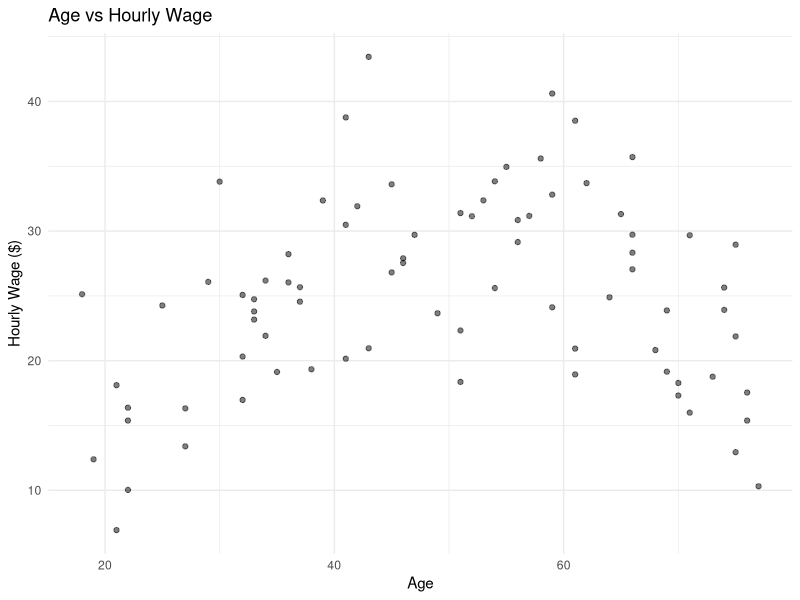
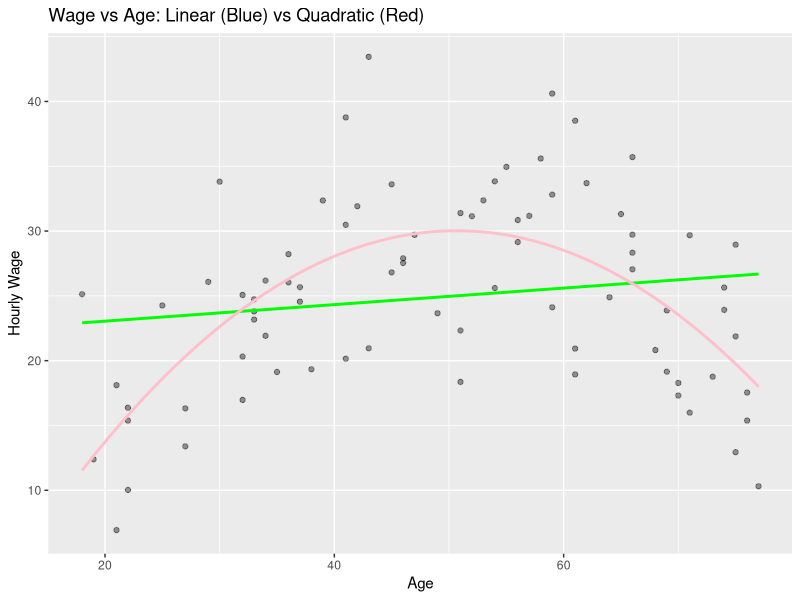

Here is the R script that generated these plots, in order: (Note: this script raises an error after producing the figures.)
library(ggplot2)
library(lmtest)
library(MASS)
library(car)

wages <- read.csv("wages.csv")

View(wages)

summary(wages)            
sum(is.na(wages)) 

ggplot(wages, aes(x = Age, y = Wage)) +
  geom_point(alpha = 0.5) +
  ggtitle("Age vs Hourly Wage") +
  xlab("Age") +
  ylab("Hourly Wage ($)") +
  theme_minimal()

ggplot(wages, aes(x = Age, y = Wage)) +
  geom_point(alpha = 0.4) +
  geom_smooth(method = "lm", se = FALSE, color = "green") +
  geom_smooth(
    method = "lm",
    formula = y ~ x + I(x^2),
    se = FALSE,
    color = "pink"
  ) +
  labs(
    title = "Wage vs Age: Linear (Blue) vs Quadratic (Red)",
    x = "Age",
    y = "Hourly Wage"
  )

model_simple <- lm(Wage ~ Age + Educ, data = wages)
summary(model_simple)


par(mfrow = c(1, 2))
plot(model_linear$fitted.values, model_linear$residuals,
     main = "Residuals vs Fitted (Linear Model)",
     xlab = "Fitted Values",
     ylab = "Residuals")
abline(h = 0, col = "purple", lty = 2)

hist(model_linear$residuals, main = "Histogram of Residuals (Linear Model)",
     xlab = "Residuals", breaks = 30)

wages$Age2 <- wages$Age^2

model_quad <- lm(Wage ~ Age + Age2 + Educ, data = wages)
summary(model_quad)


par(mfrow = c(1, 2))

plot(model_simple$fitted.values, model_simple$residuals,
     main = "Simple Model: Residuals vs Fitted",
     xlab = "Fitted Values", ylab = "Residuals")
abline(h = 0, col = "red", lty = 2)

hist(model_simple$residuals,
     main = "Simple Model: Histogram of Residuals",
     xlab = "Residuals", breaks = 20)

plot(model_quad$fitted.values, model_quad$residuals,
     main = "Quadratic Model: Residuals vs Fitted",
     xlab = "Fitted Values", ylab = "Residuals")
abline(h = 0, col = "red", lty = 2)

hist(model_quad$residuals,
     main = "Quadratic Model: Histogram of Residuals",
     xlab = "Residuals", breaks = 20)

#The quadratic model provides a better fit than the simple model, as evidenced by higher R-squared values and residuals that are more randomly distributed and approximately normal.


new_workers <- data.frame(
  Age = c(30, 50, 70),
  Age2 = c(30^2, 50^2, 70^2),
  Educ = c(16, 16, 16)
)

predicted_wages <- predict(model_quad, newdata = new_workers)
summary(predicted_wages)

beta_age <- coef(model_quad)["Age"]
beta_age2 <- coef(model_quad)["Age2"]

max_wage_age <- -beta_age / (2 * beta_age2)
summary(max_wage_age)


